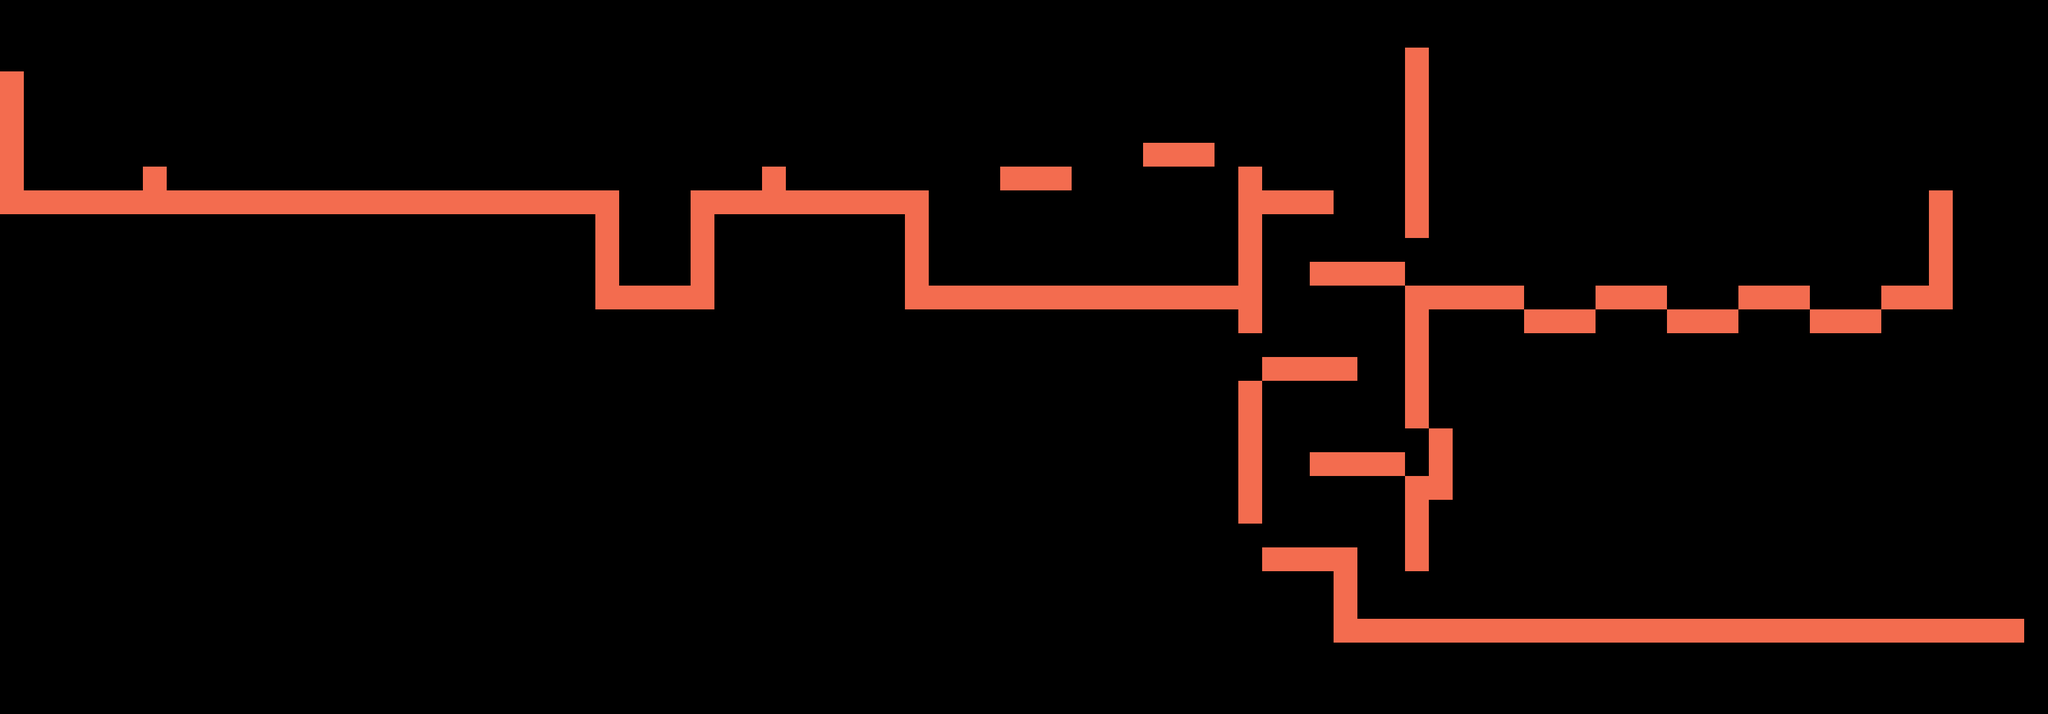

Rendered tile map (Tiled .tmx) drawn with the repository's tilesets; below, a short description and the map source with its tile grids summarised:
An orthogonal 86x30 tile map with 40x40 px tiles, 1 tile layer (ground) and 39 objects.

<map version="1.0" orientation="orthogonal" renderorder="right-down" width="86" height="30" tilewidth="40" tileheight="40" nextobjectid="113">
 <properties>
  <property name="anomaly" value="#fdeade" />
  <property name="contrast" value="#b97f5b" />
  <property name="music" value="mermaid" />
  <property name="ocean" value="#382c25" />
  <property name="player" value="5" />
  <property name="slide" value="true" />
  <property name="spot" value="line" />
 </properties>
 <tileset firstgid="1" name="tileset" tilewidth="40" tileheight="40">
  <image source="tileset.png" width="200" height="240" />
 </tileset>
 <layer name="ground" width="86" height="30">
  <data>[2580 cells, 187 non-empty, 1 distinct tile ids]</data>
 </layer>
 <objectgroup name="object">
  <object id="57" gid="11" x="680" y="320" />
  <object id="58" gid="11" x="840" y="320" />
  <object id="59" gid="11" x="1040" y="480" />
  <object id="60" gid="11" x="1080" y="480" />
  <object id="61" gid="11" x="1120" y="480" />
  <object id="62" gid="7" x="1360" y="280" />
  <object id="63" gid="7" x="2120" y="280" />
  <object id="65" gid="11" x="2200" y="760" />
  <object id="67" gid="11" x="2200" y="920" />
  <object id="68" gid="11" x="2240" y="920" />
  <object id="69" gid="19" x="3200" y="480" />
  <object id="70" gid="11" x="2360" y="800" />
  <object id="71" gid="11" x="1560" y="480" />
  <object id="72" gid="11" x="1600" y="480" />
  <object id="73" gid="11" x="1640" y="480" />
  <object id="74" gid="11" x="1680" y="480" />
  <object id="75" gid="11" x="1720" y="480" />
  <object id="76" gid="11" x="1760" y="480" />
  <object id="77" gid="11" x="1800" y="480" />
  <object id="78" gid="11" x="1840" y="480" />
  <object id="79" gid="11" x="1880" y="480" />
  <object id="80" gid="11" x="1920" y="480" />
  <object id="81" gid="11" x="1960" y="480" />
  <object id="82" gid="11" x="2000" y="480" />
  <object id="83" gid="11" x="2040" y="480" />
  <object id="84" gid="11" x="2560" y="520" />
  <object id="85" gid="11" x="2600" y="520" />
  <object id="86" gid="11" x="2640" y="520" />
  <object id="87" gid="11" x="2800" y="520" />
  <object id="88" gid="11" x="2840" y="520" />
  <object id="89" gid="11" x="2880" y="520" />
  <object id="90" gid="11" x="3040" y="520" />
  <object id="91" gid="11" x="3080" y="520" />
  <object id="92" gid="11" x="3120" y="520" />
  <object id="107" gid="5" x="3320" y="1040" />
  <object id="108" gid="4" x="3280" y="1040">
   <properties>
    <property name="callback" value="finalDialog" />
   </properties>
  </object>
  <object id="110" gid="6" x="80" y="280" />
  <object id="111" gid="21" x="2160" y="440" />
  <object id="112" gid="21" x="2280" y="320" />
 </objectgroup>
</map>
